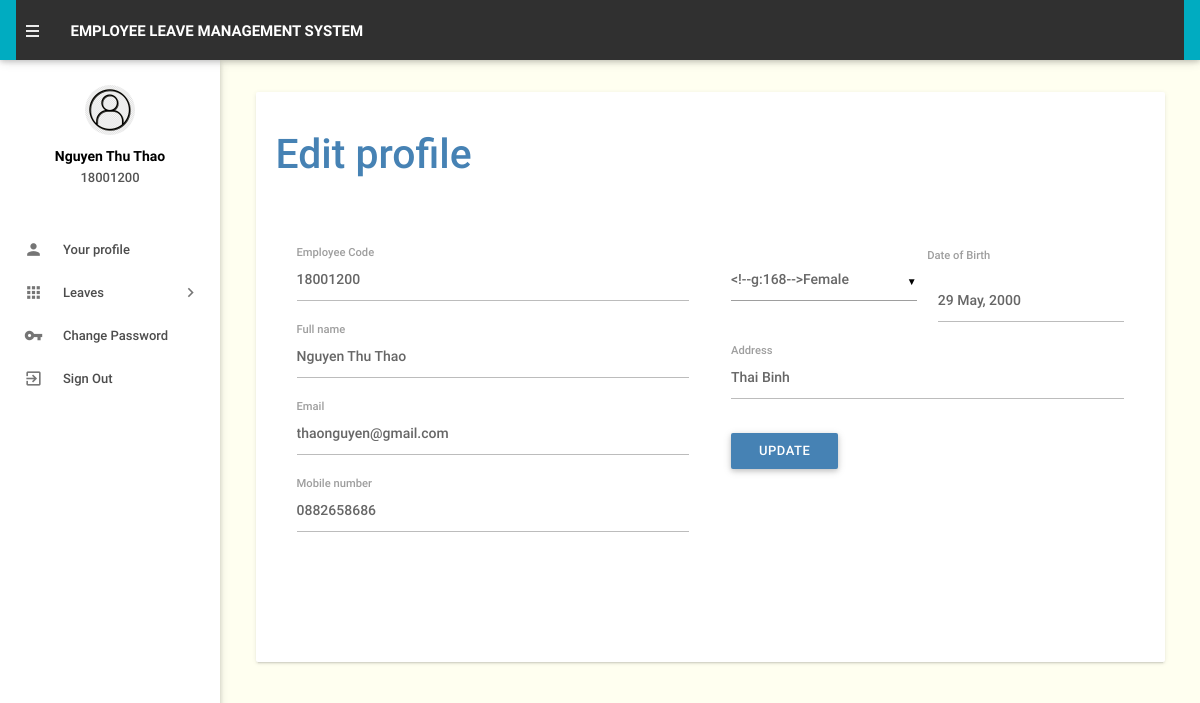
The app's page /myprofile.php (signed in) with its own data.
### tables this page shows
CREATE TABLE `employees` (
  `id` int(11) NOT NULL,
  `EmpId` varchar(100) NOT NULL,
  `FullName` varchar(150) NOT NULL,
  `EmailId` varchar(200) NOT NULL,
  `Password` varchar(180) NOT NULL,
  `Gender` varchar(100) NOT NULL,
  `Dob` varchar(100) NOT NULL,
  `Address` varchar(255) NOT NULL,
  `Phonenumber` char(11) NOT NULL,
  `Status` int(1) NOT NULL,
  `RegDate` timestamp NOT NULL DEFAULT current_timestamp()
);

### myprofile.php (the view, shortened to what this page needs)
<?php
include('includes/config.php');
if (strlen($_SESSION['emplogin']) == 0) {
    header('location:index.php');
} else {
    ?>
    <!DOCTYPE html>
    <html lang="en">
        <head>
            <link type="text/css" rel="stylesheet" href="assets/plugins/materialize/css/materialize.min.css"/>
            <link href="assets/plugins/material-preloader/css/materialPreloader.min.css" rel="stylesheet">
            <link href="assets/css/alpha.min.css" rel="stylesheet" type="text/css"/>
            <link href="assets/css/custom.css" rel="stylesheet" type="text/css"/>
        </head>
        <body>
    <?php include('includes/header.php'); ?>
    <?php include('includes/sidebar.php'); ?>
            <main class="mn-inner">
                <div class="row">
                    <div class="col s12 m12 l12">
                        <div class="card">
                            <div class="card-content">
                                <form id="example-form" method="post" name="updatemp">
                                    <div>
                                        <h3 style="color: #4682B4"><strong>Edit profile</strong></h3>
                                        <section>
                                            <div class="wizard-content">
                                                <div class="row">
                                                    <div class="col m6">
                                                        <div class="row">
    <?php
    $eid = $_SESSION['emplogin'];
    $sql = "SELECT * from  employees where EmailId=:eid";
    $query = $dbh->prepare($sql);
    $query->bindParam(':eid', $eid, PDO::PARAM_STR);
    $query->execute();
    $results = $query->fetchAll(PDO::FETCH_OBJ);
    if ($query->rowCount() > 0) {
        foreach ($results as $result) {
            ?>
                                                                    <div class="input-field col  s12">
                                                                        <label for="empcode">Employee Code</label>
                                                                        <input  name="empcode" id="empcode" value="<?php echo htmlentities($result->EmpId); ?>" type="text" autocomplete="off" readonly required>
                                                                    </div>
                                                                    <div class="input-field col s12">
                                                                        <label for="fullName">Full name</label>
                                                                        <input id="fullName" name="fullName" value="<?php echo htmlentities($result->FullName); ?>"  type="text" required>
                                                                    </div>
                                                                    <div class="input-field col s12">
                                                                        <label for="email">Email</label>
                                                                        <input  name="email" type="email" id="email" value="<?php echo htmlentities($result->EmailId); ?>" readonly autocomplete="off" required>
                                                                    </div>
                                                                    <div class="input-field col s12">
                                                                        <label for="phone">Mobile number</label>
                                                                        <input id="phone" name="mobileno" type="tel" value="<?php echo htmlentities($result->Phonenumber); ?>" maxlength="10" autocomplete="off" required>
                                                                    </div>
                                                                </div>
                                                            </div>
                                                            <div class="col m6">
                                                                <div class="row">
                                                                    <div class="row">
                                                                        <div class="input-field col m6 s12">
                                                                        </div>
                                                                        <label for="birthdate">Date of Birth</label>
                                                                        <div class="input-field col m6 s12">
                                                                            <input id="birthdate" name="dob"  class="datepicker" value="<?php echo htmlentities($result->Dob); ?>" >
                                                                        </div>
                                                                        <div class="input-field col s12">
                                                                            <label for="address">Address</label>
                                                                            <input id="address" name="address" type="text"  value="<?php echo htmlentities($result->Address); ?>" autocomplete="off" required>
                                                                        </div>
        <?php }
    } ?>
                                                                <div class="input-field col s12">
                                                                    <button type="submit" name="update"  id="update" class="btn" style="background: #4682B4">UPDATE</button>
                                                                </div>
                                                            </div>
                                                        </div>
                                                    </div>
                                                </div>
                                        </section>
                                    </div>
                                </form>
                            </div>
                        </div>
                    </div>
                </div>
            </main>
        </div>
        <div class="left-sidebar-hover"></div>
    </body>
    </html>
<?php } ?>

### includes/sidebar.php (shortened to what this page needs)
<aside id="slide-out" class="side-nav white fixed">
    <div class="side-nav-wrapper" >
        <div class="center">
            <div class="sidebar-profile">
                <div class="sidebar-profile-image">
                    <img src="assets/images/tải xuống.JPG" class="circle" alt="">
                </div>
                <div class="sidebar-profile-info">
                    <?php
                    $eid = $_SESSION['eid'];
                    $sql = "SELECT FullName, EmpId from  employees where id=:eid";
                    $query = $dbh->prepare($sql);
                    $query->bindParam(':eid', $eid, PDO::PARAM_STR);
                    $query->execute();
                    $results = $query->fetchAll(PDO::FETCH_OBJ);
                    if ($query->rowCount() > 0) {
                        foreach ($results as $result) {
                            ?>
                            <p><?php echo htmlentities($result->FullName); ?></p>
                            <span><?php echo htmlentities($result->EmpId) ?></span>
    <?php }
} ?>
                </div>
            </div>
        </div>
        <ul class="sidebar-menu collapsible collapsible-accordion" data-collapsible="accordion"  >
            <li class="no-padding"><a class="waves-effect waves-grey "  href="myprofile.php"><i class="material-icons" >person</i>Your profile</a></li>
            <li class="no-padding">
                <a class="collapsible-header waves-effect waves-grey" ><i class="material-icons" >apps</i>Leaves<i class="nav-drop-icon material-icons">keyboard_arrow_right</i></a>
            </li>
            <li class="no-padding"><a class="waves-effect waves-grey" href="emp-changepassword.php"><i class="material-icons" >vpn_key</i>Change Password</a></li>
            <li class="no-padding">
                <a class="waves-effect waves-grey" href="logout.php" ><i class="material-icons">exit_to_app</i>Sign Out</a>
            </li>
        </ul>
    </div>
</aside>

### records on screen
employees: FullName "Nguyen Thu Thao", EmpId "18001200", empcode "18001200", fullName "Nguyen Thu Thao", email "thaonguyen@gmail.com", mobileno "0882658686", dob "29 May, 2000", address "Thai Binh"
